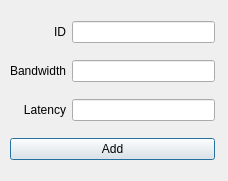
<?xml version="1.0" encoding="UTF-8"?>
<ui version="4.0">
 <class>MainWindow</class>
 <widget class="QMainWindow" name="MainWindow">
  <property name="geometry">
   <rect>
    <x>0</x>
    <y>0</y>
    <width>228</width>
    <height>181</height>
   </rect>
  </property>
  <property name="focusPolicy">
   <enum>Qt::StrongFocus</enum>
  </property>
  <property name="windowTitle">
   <string>Add Network</string>
  </property>
  <widget class="QWidget" name="centralwidget">
   <widget class="QWidget" name="">
    <property name="geometry">
     <rect>
      <x>10</x>
      <y>10</y>
      <width>205</width>
      <height>161</height>
     </rect>
    </property>
    <layout class="QGridLayout" name="gridLayout">
     <item row="0" column="0">
      <widget class="QLabel" name="label_pipelineid">
       <property name="text">
        <string>ID</string>
       </property>
       <property name="alignment">
        <set>Qt::AlignRight|Qt::AlignTrailing|Qt::AlignVCenter</set>
       </property>
      </widget>
     </item>
     <item row="0" column="1">
      <widget class="QLineEdit" name="lineEdit_id"/>
     </item>
     <item row="1" column="0">
      <widget class="QLabel" name="label_pipelineid_3">
       <property name="text">
        <string>Bandwidth</string>
       </property>
       <property name="alignment">
        <set>Qt::AlignRight|Qt::AlignTrailing|Qt::AlignVCenter</set>
       </property>
      </widget>
     </item>
     <item row="1" column="1">
      <widget class="QLineEdit" name="lineEdit_bandwidth"/>
     </item>
     <item row="2" column="0">
      <widget class="QLabel" name="label_pipelineid_5">
       <property name="text">
        <string>Latency</string>
       </property>
       <property name="alignment">
        <set>Qt::AlignRight|Qt::AlignTrailing|Qt::AlignVCenter</set>
       </property>
      </widget>
     </item>
     <item row="2" column="1">
      <widget class="QLineEdit" name="lineEdit_latency"/>
     </item>
     <item row="3" column="0" colspan="2">
      <widget class="QPushButton" name="add_button">
       <property name="text">
        <string>Add</string>
       </property>
       <property name="autoDefault">
        <bool>true</bool>
       </property>
       <property name="default">
        <bool>true</bool>
       </property>
      </widget>
     </item>
    </layout>
   </widget>
  </widget>
 </widget>
 <tabstops>
  <tabstop>lineEdit_id</tabstop>
  <tabstop>lineEdit_bandwidth</tabstop>
  <tabstop>lineEdit_latency</tabstop>
  <tabstop>add_button</tabstop>
 </tabstops>
 <resources/>
 <connections/>
</ui>
